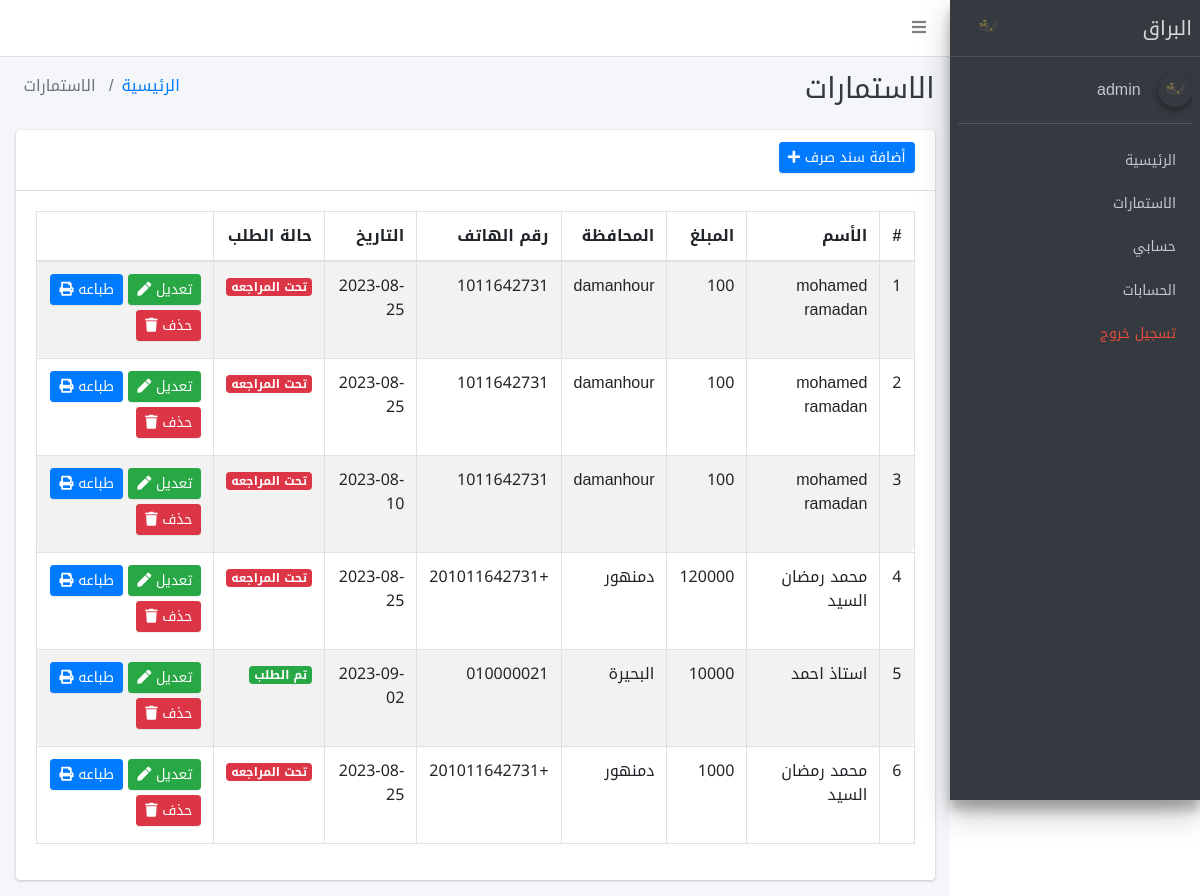
Screenshot of /admin/main.php?dir=requests&page=report (signed in) with the database file from the repository.
### tables this page shows
CREATE TABLE `requests` (
  `id` int NOT NULL,
  `name` varchar(255) NOT NULL,
  `price_request` varchar(100) NOT NULL,
  `city` varchar(200) NOT NULL,
  `phone` varchar(100) NOT NULL,
  `request_order` varchar(200) NOT NULL,
  `status` int NOT NULL DEFAULT '0'
);

### admin/init.php (called while the page is built, shortened)
<?php
$tem  = "include/";
include $tem . "header.php";

### admin/requests/report.php (the view, shortened to what this page needs)
<section class="content-header">
    <div class="container-fluid">
        <div class="row mb-2">
            <div class="col-sm-6">
                <h1 class="m-0 text-dark"> الاستمارات </h1>
            </div>
            <div class="col-sm-6">
                <ol class="breadcrumb float-sm-left">
                    <li class="breadcrumb-item"><a href="main.php?dir=dashboard&page=dashboard">الرئيسية</a></li>
                    <li class="breadcrumb-item active"> الاستمارات </li>
                </ol>
            </div>
        </div>
    </div>
</section>
<section class="content">
    <div class="container-fluid">
        <div class="row">
            <div class="col-12">
                <div class="card">
                    <div class="card-header">
                        <button type="button" class="btn btn-primary waves-effect btn-sm" data-toggle="modal" data-target="#add-Modal"> أضافة سند صرف <i class="fa fa-plus"></i> </button>
                    </div>
                    <div class="card-body">
                        <div class="table-responsive">
                            <table id="my_table" class="table table-striped table-bordered">
                                <thead>
                                    <tr>
                                        <th> # </th>
                                        <th>الأسم </th>
                                        <th> المبلغ </th>
                                        <th> المحافظة </th>
                                        <th> رقم الهاتف </th>
                                        <th> التاريخ </th>
                                        <th> حالة الطلب </th>
                                        <th> </th>
                                    </tr>
                                </thead>
                                <tbody>
                                    <?php
                                    $stmt = $connect->prepare("SELECT * FROM requests ORDER BY id DESC");
                                    $stmt->execute();
                                    $allrecord = $stmt->fetchAll();
                                    $i = 0;
                                    foreach ($allrecord as $record) {
                                        $i++;
                                    ?>
                                        <tr>
                                            <td> <?php echo $i; ?> </td>
                                            <td> <?php echo  $record['name']; ?> </td>
                                            <td> <?php echo  $record['price_request']; ?> </td>
                                            <td> <?php echo  $record['city']; ?> </td>
                                            <td> <?php echo  $record['phone']; ?> </td>
                                            <td> <?php echo  $record['request_order']; ?> </td>
                                            <td> <?php
                                                    if ($record['status'] == 0) {
                                                    ?>
                                                    <span class="badge badge-danger"> تحت المراجعه </span>
                                                <?php
                                                    } else {
                                                ?>
                                                    <span class="badge badge-success"> تم الطلب </span>
                                                <?php
                                                    } ?>
                                            </td>
                                            <td>
                                                <button type="button" class="btn btn-success btn-sm waves-effect" data-toggle="modal" data-target="#edit-Modal_<?php echo $record['id']; ?>"> تعديل   <i class='fa fa-pen'></i> </button>
                                                <a href="main.php?dir=requests&page=print&request_id=<?php echo $record['id']; ?>" class="btn btn-primary btn-sm"> طباعه <i class='fa fa-print'></i> </a>
                                                <a href="main.php?dir=requests&page=delete&request_id=<?php echo $record['id']; ?>" class="confirm btn btn-danger btn-sm"> حذف <i class='fa fa-trash'></i> </a>
                                            </td>
                                        </tr>
                                    <?php
                                    }
                                    ?>
                            </table>
                        </div>
                    </div>
                </div>
            </div>
        </div>
    </div>
</section>

### admin/include/header.php (shortened to what this page needs)
<!DOCTYPE html>
<html lang="en">
<head>
  <link rel="stylesheet" href="plugins/fontawesome-free/css/all.min.css">
  <link rel="stylesheet" href="https://code.ionicframework.com/ionicons/2.0.1/css/ionicons.min.css">
  <link rel="stylesheet" href="plugins/tempusdominus-bootstrap-4/css/tempusdominus-bootstrap-4.min.css">
  <link rel="stylesheet" href="plugins/icheck-bootstrap/icheck-bootstrap.min.css">
  <link rel="stylesheet" href="plugins/jqvmap/jqvmap.min.css">
  <link rel="stylesheet" href="plugins/overlayScrollbars/css/OverlayScrollbars.min.css">
  <link rel="stylesheet" href="plugins/daterangepicker/daterangepicker.css">
  <link rel="stylesheet" href="plugins/datatables-bs4/css/dataTables.bootstrap4.min.css">
  <link rel="stylesheet" href="plugins/datatables-responsive/css/responsive.bootstrap4.min.css">
  <link rel="stylesheet" href="plugins/datatables-buttons/css/buttons.bootstrap4.min.css">
  <link rel="stylesheet" href="plugins/sweetalert2-theme-bootstrap-4/bootstrap-4.min.css">
  <link rel="stylesheet" href="plugins/select2/css/select2.min.css">
  <link rel="stylesheet" href="plugins/select2-bootstrap4-theme/select2-bootstrap4.min.css">
  <link rel="stylesheet" href="plugins/ekko-lightbox/ekko-lightbox.css">
  <link rel="stylesheet" href="plugins/summernote/summernote-bs4.min.css">
  <link href="https://cdn.jsdelivr.net/npm/summernote@0.8.18/dist/summernote.min.css" rel="stylesheet">
  <link rel="stylesheet" href="dist/css/adminlte.min.css">
    <link rel="stylesheet" href="plugins/sweetalert2-theme-bootstrap-4/bootstrap-4.min.css">
  <link rel="stylesheet" href="dist/css/dropify.min.css">
  <link rel="stylesheet" href="dist/css/bootstrap-rtl.min.css">
  <link rel="stylesheet" href="dist/css/custom-style.css">
</head>
<body class="hold-transition sidebar-mini layout-fixed">
  <div class="wrapper">

### admin/main.php (shortened to what this page needs)
<?php
include 'init.php';
if (isset($_SESSION['admin_username'])) {
    include 'include/navbar.php';
}
?>
<div class="content-wrapper">
    <?php
    $page = '';
    if (isset($_GET['page']) && isset($_GET['dir'])) {
        $page = $_GET['page'];
        $dir = $_GET['dir'];
    } else {
        $page = 'manage';
    }
    if ($dir == 'requests' && $page == 'add') {
        include "requests/add.php";
    } elseif ($dir == 'requests' && $page == 'edit') {
        include "requests/edit.php";
    } elseif ($dir == 'requests' && $page == 'delete') {
        include 'requests/delete.php';
    } elseif ($dir == 'requests' && $page == 'report') {
        include "requests/report.php";
    } elseif ($dir == 'requests' && $page == 'under_report') {
        include "requests/under_report.php";
    } elseif ($dir == 'requests' && $page == 'finish_report') {
        include "requests/finish_report.php";
    } elseif ($dir == 'requests' && $page == 'print') {
        include "requests/print.php";
    }
    ?>
</div>
</div>
<?php
include $tem . "footer.php";
?>

### admin/include/navbar.php (shortened to what this page needs)
<nav class="main-header navbar navbar-expand bg-white navbar-light border-bottom">
  <ul class="navbar-nav">
    <li class="nav-item">
      <a class="nav-link" data-widget="pushmenu" href="#"><i class="fa fa-bars"></i></a>
    </li>
  </ul>
</nav>
<aside class="main-sidebar sidebar-dark-primary elevation-4">
  <a href="main.php?dir=dashboard&page=dashboard" class="brand-link">
    <span class="brand-text font-weight-light"> البراق </span>
    <img src="uploads/logo.png" alt="AdminLTE Logo" class="brand-image elevation-3" style="box-shadow: none;">
  </a>
  <div class="sidebar">
    <div class="user-panel mt-3 pb-3 mb-3 d-flex">
      <div class="image">
        <img src="uploads/logo.png" class="img-circle elevation-2" alt="User Image">
      </div>
      <div class="info">
        <a href="#" class="d-block"> <?php echo  $_SESSION['admin_username']; ?> </a>
      </div>
    </div>
    <nav class="mt-2">
      <ul class="nav nav-pills nav-sidebar flex-column" data-widget="treeview" role="menu" data-accordion="false">
        <li class="nav-item">
          <a href="main.php?dir=dashboard&page=dashboard" class="nav-link">
            <p>
              الرئيسية
            </p>
          </a>
        </li>
        <li class="nav-item">
          <a href="main.php?dir=requests&page=report" class="nav-link">
            <p>
              الاستمارات
            </p>
          </a>
        </li>
        <li class="nav-item">
          <a href="main.php?dir=profile&page=report" class="nav-link">
            <p>
              حسابي
            </p>
          </a>
        </li>
        <li class="nav-item">
          <a href="main.php?dir=acounts&page=report" class="nav-link">
            <p>
              الحسابات
            </p>
          </a>
        </li>
        <li class="nav-item">
          <a href="logout" class="nav-link" style="color: #e74c3c;">
            <p>
              تسجيل خروج
            </p>
          </a>
        </li>
      </ul>
    </nav>
  </div>
</aside>

### admin/include/footer.php (shortened to what this page needs)
<link rel="stylesheet" href="https://code.jquery.com/ui/1.13.0/themes/smoothness/jquery-ui.css">
</body>
</html>

### rows the page displays
requests: name "mohamed ramadan", price_request "100", city "damanhour", phone "1011642731", request_order "2023-08-25", status "تحت المراجعه"
requests: name "mohamed ramadan", price_request "100", city "damanhour", phone "1011642731", request_order "2023-08-25", status "تحت المراجعه"
requests: name "mohamed ramadan", price_request "100", city "damanhour", phone "1011642731", request_order "2023-08-10", status "تحت المراجعه"
requests: name "محمد رمضان السيد", price_request "120000", city "دمنهور", phone "+201011642731", request_order "2023-08-25", status "تحت المراجعه"
requests: name "استاذ احمد", price_request "10000", city "البحيرة", phone "010000021", request_order "2023-09-02", status "تم الطلب"
requests: name "محمد رمضان السيد", price_request "1000", city "دمنهور", phone "+201011642731", request_order "2023-08-25", status "تحت المراجعه"

### other values shown
$_SESSION['admin_username'] "admin"
